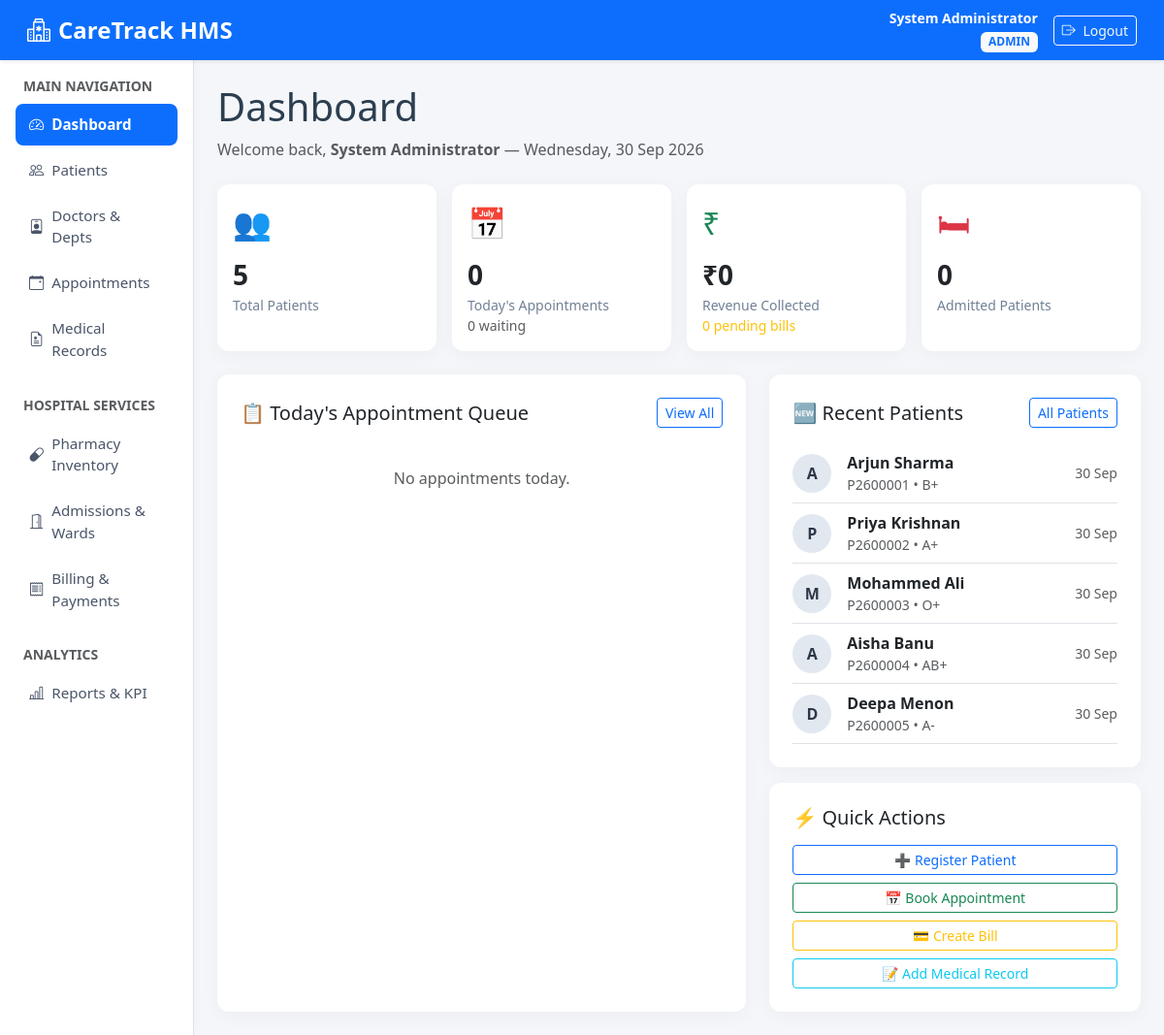
/dashboard.php (signed in), run on the app's committed database.
### tables this page shows
CREATE TABLE IF NOT EXISTS patients (
    id            INT           AUTO_INCREMENT PRIMARY KEY,
    patient_code  VARCHAR(30)   UNIQUE NOT NULL,
    full_name     VARCHAR(120)  NOT NULL,
    dob           DATE,
    gender        ENUM('Male','Female','Other','Prefer not to say'),
    phone         VARCHAR(20),
    email         VARCHAR(120),
    address       TEXT,
    blood_group   ENUM('A+','A-','B+','B-','AB+','AB-','O+','O-','Unknown') DEFAULT 'Unknown',
    emergency_contact_name  VARCHAR(120),
    emergency_contact_phone VARCHAR(20),
    allergies     TEXT,
    chronic_conditions TEXT,
    insurance_provider  VARCHAR(100),
    insurance_policy_no VARCHAR(60),
    qr_token      VARCHAR(64)   UNIQUE NOT NULL,
    is_active     TINYINT(1)    NOT NULL DEFAULT 1,
    created_at    TIMESTAMP     NOT NULL DEFAULT CURRENT_TIMESTAMP,
    updated_at    TIMESTAMP     NOT NULL DEFAULT CURRENT_TIMESTAMP ON UPDATE CURRENT_TIMESTAMP,
    INDEX idx_patient_code (patient_code),
    INDEX idx_qr_token     (qr_token),
    INDEX idx_phone        (phone)
);

### dashboard.php (the view, shortened to what this page needs)
<?php
require 'config/db.php';
require 'partials/header.php';
$total_patients   = $conn->query("SELECT COUNT(*) c FROM patients WHERE is_active=1")->fetch_assoc()['c'];
$today_appts      = $conn->query("SELECT COUNT(*) c FROM appointments WHERE appointment_date=CURDATE()")->fetch_assoc()['c'];
$waiting          = $conn->query("SELECT COUNT(*) c FROM appointments WHERE appointment_date=CURDATE() AND status='Waiting'")->fetch_assoc()['c'];
$revenue_paid     = $conn->query("SELECT COALESCE(SUM(paid_amount),0) c FROM bills WHERE status='Paid'")->fetch_assoc()['c'];
$pending_bills    = $conn->query("SELECT COUNT(*) c FROM bills WHERE status IN ('Pending','Partial')")->fetch_assoc()['c'];
$admitted         = $conn->query("SELECT COUNT(*) c FROM admissions WHERE status='Admitted'")->fetch_assoc()['c'];
$queue = $conn->query("
    SELECT a.token_no, a.appointment_time, a.status, a.priority,
           p.full_name patient, d.name doctor, dep.name department
    FROM appointments a
    JOIN patients p    ON p.id  = a.patient_id
    JOIN doctors  d    ON d.id  = a.doctor_id
    LEFT JOIN departments dep ON dep.id = d.department_id
    WHERE a.appointment_date = CURDATE()
    ORDER BY a.token_no ASC
    LIMIT 10
");
$recent_patients = $conn->query("SELECT patient_code, full_name, phone, blood_group, created_at FROM patients ORDER BY created_at DESC LIMIT 5");
?>
<div class="page-header mb-4">
  <h1 class="page-title">Dashboard</h1>
  <p class="text-muted">Welcome back, <strong><?= htmlspecialchars($_SESSION['user']['full_name']) ?></strong> — <?= date('l, d M Y') ?></p>
</div>
<div class="row g-3 mb-4">
  <div class="col-6 col-md-3">
    <div class="stat-card card p-3 h-100">
      <div class="stat-icon text-primary">👥</div>
      <div class="stat-value"><?= $total_patients ?></div>
      <div class="stat-label">Total Patients</div>
    </div>
  </div>
  <div class="col-6 col-md-3">
    <div class="stat-card card p-3 h-100">
      <div class="stat-icon text-warning">📅</div>
      <div class="stat-value"><?= $today_appts ?></div>
      <div class="stat-label">Today's Appointments</div>
      <small class="text-muted"><?= $waiting ?> waiting</small>
    </div>
  </div>
  <div class="col-6 col-md-3">
    <div class="stat-card card p-3 h-100">
      <div class="stat-icon text-success">₹</div>
      <div class="stat-value">₹<?= number_format($revenue_paid, 0) ?></div>
      <div class="stat-label">Revenue Collected</div>
      <small class="text-warning"><?= $pending_bills ?> pending bills</small>
    </div>
  </div>
  <div class="col-6 col-md-3">
    <div class="stat-card card p-3 h-100">
      <div class="stat-icon text-danger">🛏</div>
      <div class="stat-value"><?= $admitted ?></div>
      <div class="stat-label">Admitted Patients</div>
    </div>
  </div>
</div>
<div class="row g-4">
  <div class="col-md-7">
    <div class="card p-4 h-100">
      <div class="d-flex justify-content-between align-items-center mb-3">
        <h5 class="mb-0">📋 Today's Appointment Queue</h5>
        <a href="appointments.php" class="btn btn-sm btn-outline-primary">View All</a>
      </div>
      <?php if ($queue->num_rows === 0): ?>
        <div class="text-muted text-center py-4">No appointments today.</div>
      <?php endif; ?>
    </div>
  </div>
  <div class="col-md-5">
    <div class="card p-4 mb-3">
      <div class="d-flex justify-content-between align-items-center mb-3">
        <h5 class="mb-0">🆕 Recent Patients</h5>
        <a href="patients.php" class="btn btn-sm btn-outline-primary">All Patients</a>
      </div>
      <?php while ($rp = $recent_patients->fetch_assoc()): ?>
      <div class="d-flex align-items-center py-2 border-bottom">
        <div class="avatar-circle me-3"><?= strtoupper($rp['full_name'][0]) ?></div>
        <div class="flex-grow-1">
          <div class="fw-semibold"><?= htmlspecialchars($rp['full_name']) ?></div>
          <div class="small text-muted"><?= $rp['patient_code'] ?> &bull; <?= $rp['blood_group'] ?></div>
        </div>
        <small class="text-muted"><?= date('d M', strtotime($rp['created_at'])) ?></small>
      </div>
      <?php endwhile; ?>
    </div>
    <div class="card p-4">
      <h5 class="mb-3">⚡ Quick Actions</h5>
      <div class="d-grid gap-2">
        <a href="patients.php" class="btn btn-outline-primary btn-sm">➕ Register Patient</a>
        <a href="appointments.php" class="btn btn-outline-success btn-sm">📅 Book Appointment</a>
        <a href="billing.php" class="btn btn-outline-warning btn-sm">💳 Create Bill</a>
        <a href="records.php" class="btn btn-outline-info btn-sm">📝 Add Medical Record</a>
      </div>
    </div>
  </div>
</div>
<?php require 'partials/footer.php'; ?>

### assets/style.css (style rules this page uses)
body { background-color: #f4f6f9; font-family: system-ui, -apple-system, "Segoe UI", Roboto, "Helvetica Neue", Arial, sans-serif; color: #2c3e50; }
.card { border: none; border-radius: 12px; box-shadow: 0 4px 20px rgba(0, 0, 0, 0.04); }
.stat-card { transition: transform 0.2s ease, box-shadow 0.2s ease; }
.stat-icon { font-size: 2rem; margin-bottom: 8px; }
.stat-value { font-size: 1.75rem; font-weight: 700; }
.stat-label { font-size: 0.875rem; color: #718096; }
.avatar-circle { width: 40px; height: 40px; background-color: #e2e8f0; color: #2d3748; border-radius: 50%; display: flex; align-items: center; justify-content: center; font-weight: 700; }

### data on the page
patients: full_name "A", full_name "Arjun Sharma", patient_code "P2600001", blood_group "B+", created_at "30 Sep"
patients: full_name "P", full_name "Priya Krishnan", patient_code "P2600002", blood_group "A+", created_at "30 Sep"
patients: full_name "M", full_name "Mohammed Ali", patient_code "P2600003", blood_group "O+", created_at "30 Sep"
patients: full_name "A", full_name "Aisha Banu", patient_code "P2600004", blood_group "AB+", created_at "30 Sep"
patients: full_name "D", full_name "Deepa Menon", patient_code "P2600005", blood_group "A-", created_at "30 Sep"

### other printed values
$_SESSION['user']['full_name'] "System Administrator"
$_SESSION['user']['role'] "ADMIN"
$total_patients "5"
$today_appts "0"
$waiting "0"
$revenue_paid "0"
$pending_bills "0"
$admitted "0"
